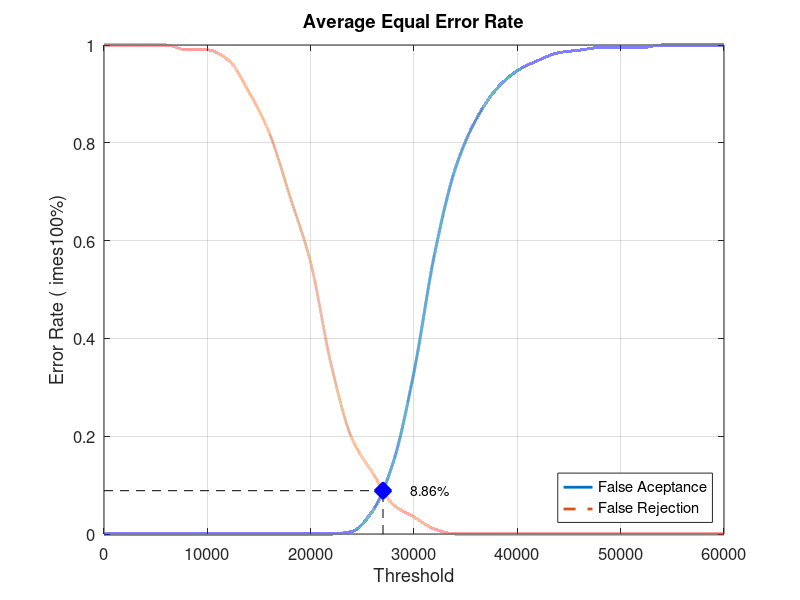
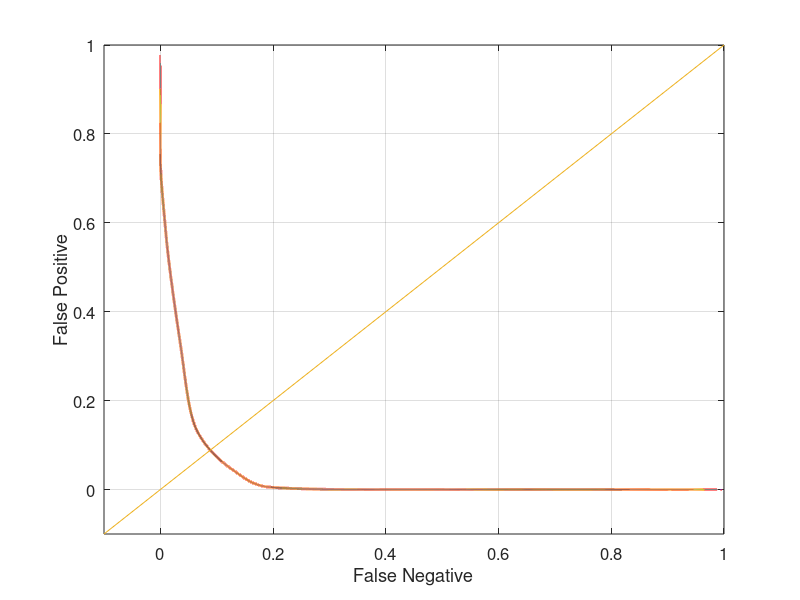

Write the MATLAB code that produced these figures, in order.
close all;
clear;
clc;
x = 0:2000:60000;
xq = 0:0.5:60000;

y0 = [0 0 0 0 0 0 0 0 0 0 0 0 0.00526316 0.0473684 0.147368 0.331579 0.573684 0.747368 0.847368 0.910526 0.947368 0.968421 0.984211 0.989474 0.994737 0.994737 0.994737 1 1 1 1]
yy0 = interp1(x, y0, xq, 'pchip');
y1 = [1 1 1 1 0.99 0.99 0.97 0.905 0.82 0.69 0.555 0.345 0.195 0.125 0.06 0.035 0.01 0 0 0 0 0 0 0 0 0 0 0 0 0 0]
yy1 = interp1(x, y1, xq, 'pchip');

% Calculating EER: 
y2 = abs(y0 - y1);
find(y2 == min(y2))
yy2 = abs(yy0 - yy1);
xEER = find(yy2 == min(yy2));
xEERIndex = xq(xEER) % X-axis EER
yEER = yy0(xEER) % Y-axis EER

main = figure
plot(xq, yy0,'-','LineWidth', 2);	hold on
plot(xq, yy1,'--','LineWidth', 2);	hold on
plot([xEERIndex xEERIndex], [0 yEER], 'k--');	hold on
plot([0 xEERIndex], [yEER yEER], 'k--');	hold on
plot(xEERIndex, yEER, 'bx', 'LineWidth', 10);	hold on
text(xEERIndex + 10 * xEERIndex / 100, yEER, [num2str(round((10000 * yEER)) / 100) '%'])
legend('False Aceptance', 'False Rejection', 'Location', 'SouthEast')
xlabel('Threshold')
ylabel('Error Rate (	imes100%)')
title('Average Equal Error Rate')
set(gca, 'FontSize', 12)
axis([0 60000 0 1])
grid on

print(main, 'Database3_3Main', '-dpng');
FNRxFPR = figure('Color', [1 1 1]);
plot(yy1, yy0, '-', yy1, yy0, 'LineWidth', 2);
hold on
y = -0.1:0.1:1
plot(y, y); 
set(gca, 'FontSize', 12)
xlabel('False Negative')
ylabel('False Positive')
axis([-0.1 1 -0.1 1])
set(gca, 'FontSize', 12)
grid on

print(FNRxFPR, 'Database3_3FNRxFPR','-dpng');
